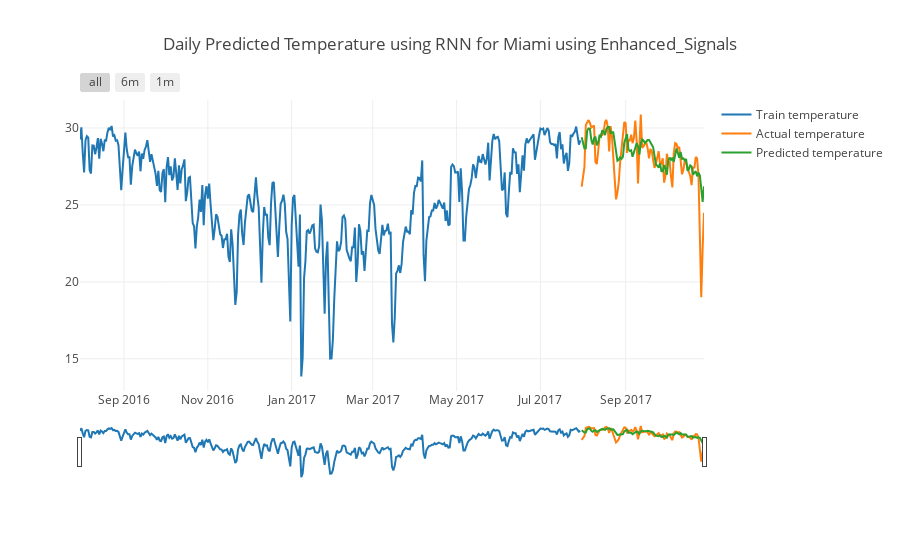

Notebook cell for this chart:
### Code cell
# Plotting the training data for past year, Actual/test data and predicted temperature - Decision Tree
fig = charter_helper_prediction(f"Daily Predicted Temperature using RNN for {city} using {analysis_type}", 
                     X_train,Y_train,X_test,Y_test,future_forecast)

iplot(fig)

py.image.save_as(fig, f'{EXPERIMENT_DIR}/Daily_predict.png')
